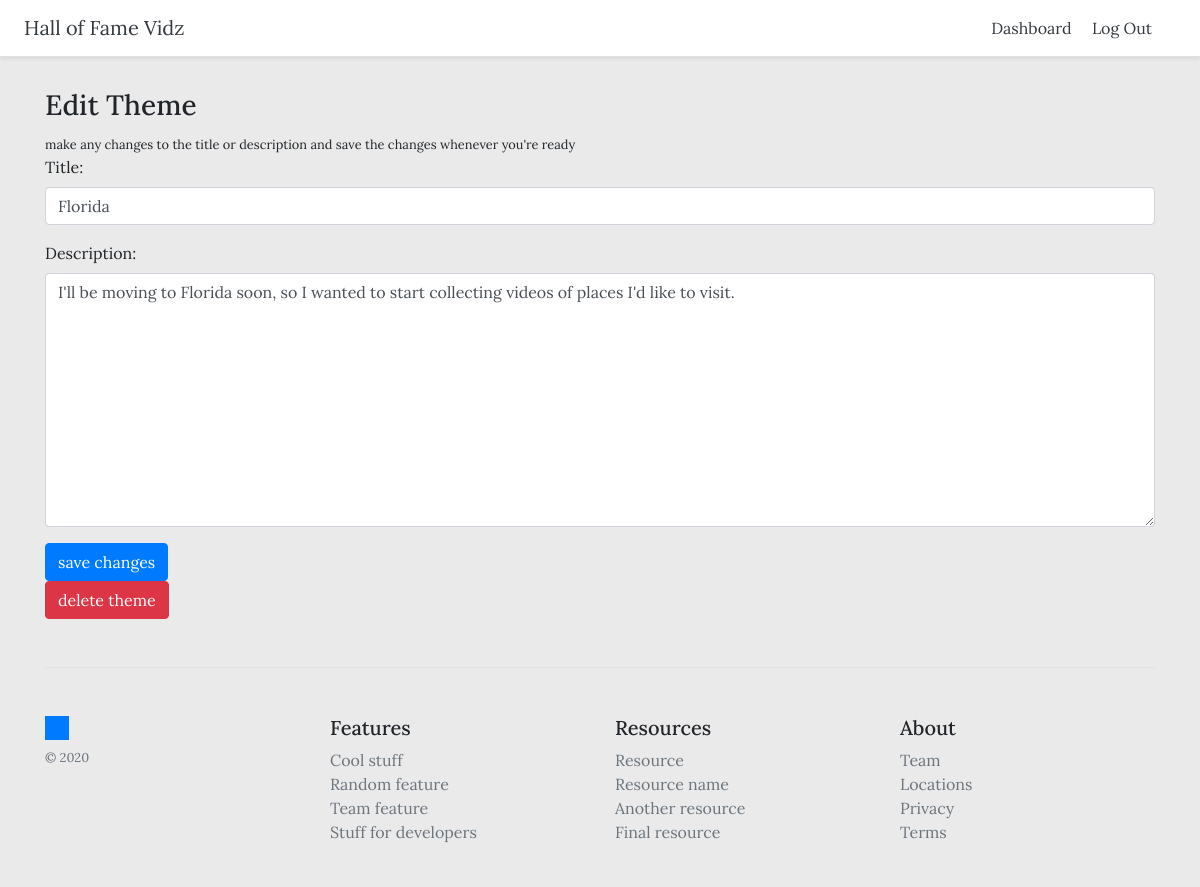
The app's page /themes/12/update (signed in) with its own data.
### themes/models.py (models this page shows, shortened)
class Theme(models.Model):
    title = models.CharField(max_length=255)
    created_at = models.DateTimeField(auto_now_add=True)
    updated_at = models.DateTimeField(auto_now=True)
    description = models.TextField()
    user = models.ForeignKey(User, on_delete=models.CASCADE)

### themes/views.py (the view)
# urls.py: path('themes/<int:pk>/update', views.UpdateTheme.as_view(), name='update_theme'),
class UpdateTheme(LoginRequiredMixin, generic.UpdateView):
    model = Theme
    template_name = 'themes/update_theme.html'
    fields = ['title', 'description']
    success_url = reverse_lazy('dashboard')
    def get_object(self):
        theme = super(UpdateTheme, self).get_object()
        if not theme.user == self.request.user:
            raise Http404
        return theme

### themes/templates/themes/update_theme.html (shortened to what this page needs)
{% extends 'themes/base.html' %}
{% block content %}
{% if user.is_authenticated %}
<h3>Edit Theme</h3>
<small>make any changes to the title or description and save the changes whenever you're ready</small>
<form method="POST">
    {% load widget_tweaks %}
    {% for field in form %}
        <div class="form-group {% if field.errors %} alert alert-danger {% endif %}">
            {{ field.label_tag}}
            {% render_field field class="form-control" %}
        </div>
    {% endfor %}
    <button type="submit" class="btn btn-primary">save changes</button>
</form>
{% else %}
<h3>Please <a href="{% url 'login' %}">log in</a> first!</h3>
{% endif %}
<a href="{% url 'delete_theme' theme.id %}" class="btn btn-danger">delete theme</a>
{% endblock %}

### themes/static/css/style.css (style rules this page uses)
* { font-family: 'Lora', sans-serif; }
body { background-color: rgb(234, 234, 234); }

### records on screen
Theme: title "Florida" "I'll be moving to Florida soon, so I wanted to start collecting videos of places I'd like to visit."

### other values on screen
{{ field.label_tag }} "Title:" "Description:"
